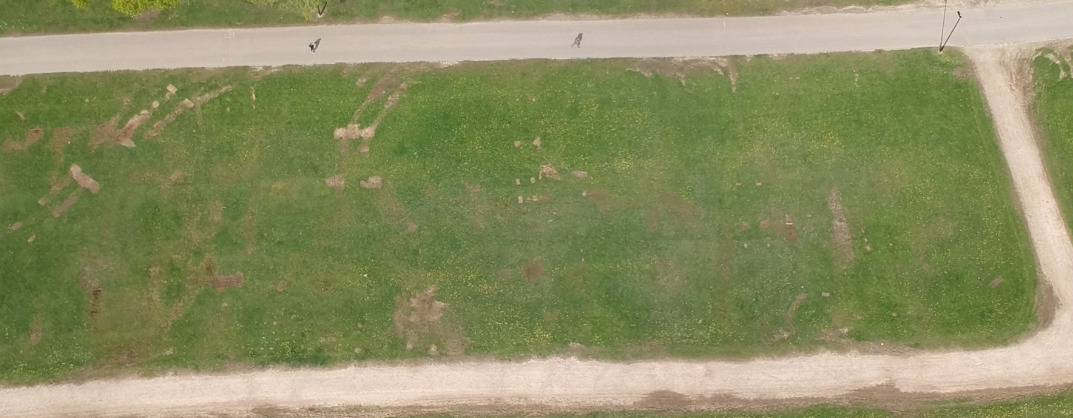
#> input picture image_difference/data/A.jpg, 1073 x 418 px
$ python comparison.py   (older library calls are emulated)
#> lines starting #> are read from the running program, lines starting #| are printed output that depends on the picture; after the words box and inside, x2 and y2 are one past the last pixel; in counts of white or black regions, pixels touching at a corner belong together; long printed decimals are rounded
import numpy as np
import matplotlib.pyplot as plt
import cv2
import imutils
from PIL import Image
from skimage.measure import compare_ssim

def mean_squared_error(imageA, imageB):
    assert imageA.shape == imageB.shape
    error = np.sum((imageA - imageB) ** 2)
    return error / (imageA.shape[0] * imageA.shape[1])

"""
score, diff
- score is a value between -1 and 1 with 1 being an absolute match
"""
def structural_similarity_index(imageA, imageB):
    assert imageA.shape == imageB.shape
    return compare_ssim(imageA, imageB, full=True)

imageA_ = Image.open('./data/A.jpg')
#> imageA_ is the input picture: PIL image 1073x418 RGB; mean R, G, B 137.8, 141.2, 97.7
imageA = imageA_.convert("L")
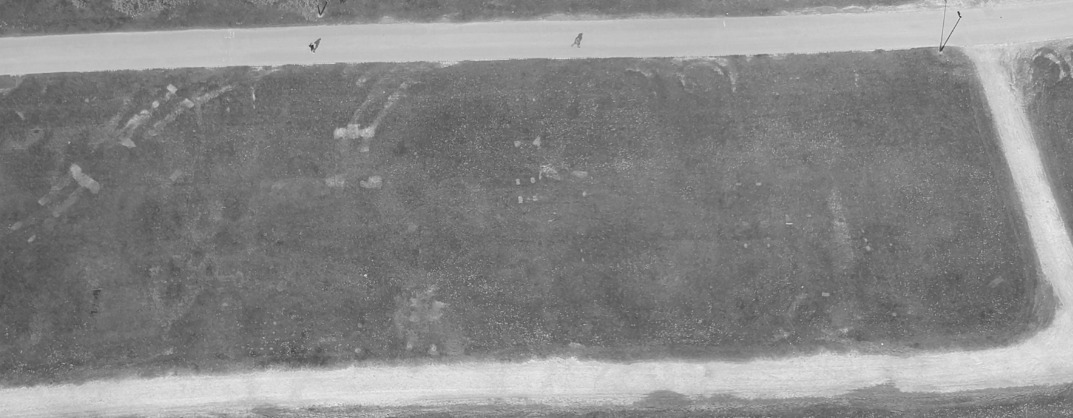
#> imageA: PIL image 1073x418 L; min 45, max 238, mean 135.2
imageB_ = Image.open('./data/B.jpg')
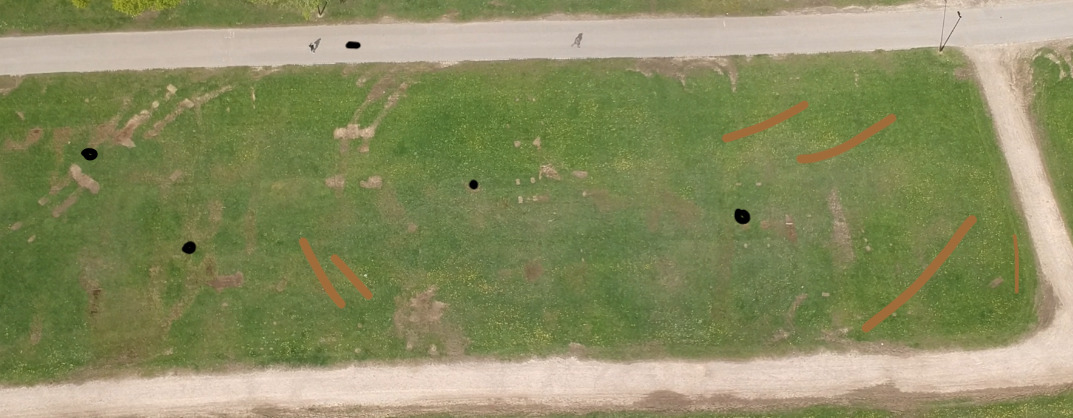
#> input picture image_difference/data/B.jpg, 1073 x 418 px
#> imageB_ is the input picture: PIL image 1073x418 RGB; mean R, G, B 138.1, 140.8, 97.4
imageB = imageB_.convert("L")

imageA_ = np.array(imageA_)
imageB_ = np.array(imageB_)
imageA = np.array(imageA)
imageB = np.array(imageB)

mse = mean_squared_error(imageA, imageB)
#> in mean_squared_error, `error = np.sum((imageA - imageB) ** 2)`: error = 374611
#> mse = 0.835
ss_index,diff = structural_similarity_index(imageA, imageB)
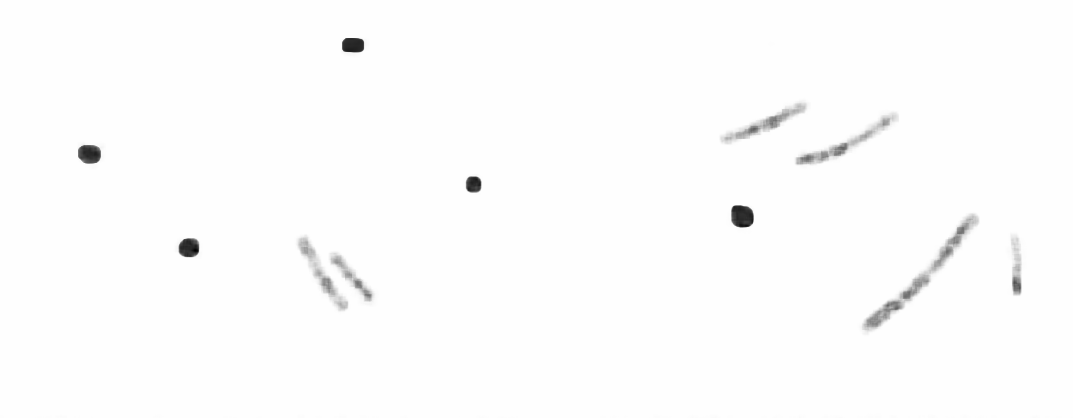
#> diff: shape (418, 1073) float64; min -0.173, max 1, mean 0.992; drawn with min black and max white
#> ss_index = 0.992
print("MSE = {:}".format(mse))
#| MSE = 0.8352
print("SS Index = {:}".format(ss_index))
#| SS Index = 0.9918

diff = (diff * 255).astype("uint8")
cv2.imshow("difference between image A and B", diff)


"""
Threshold the image differences and use that to find contours of the regions
"""
threshold = cv2.threshold(diff, 0, 255, cv2.THRESH_BINARY_INV | cv2.THRESH_OTSU )[1]
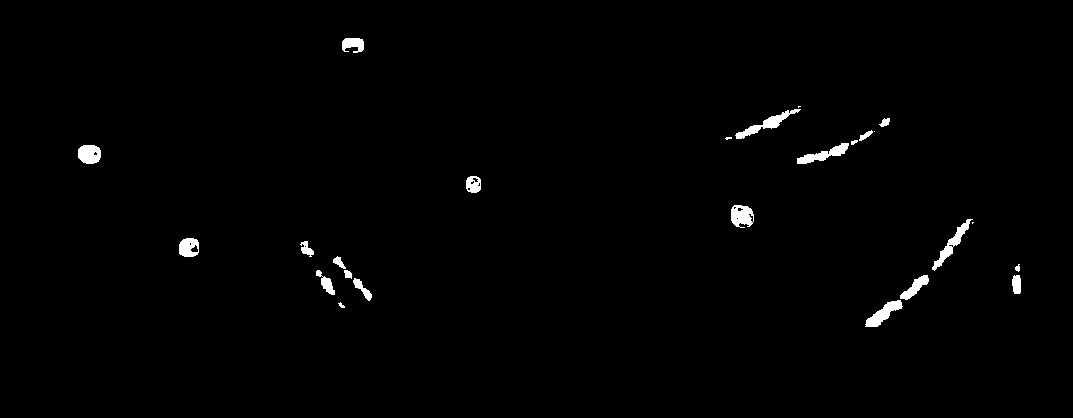
#> threshold: shape (418, 1073); 1% white; 25 white regions (4 under 20 px)
cv2.imshow("Thresholded difference", threshold)
contours = cv2.findContours(threshold.copy(), cv2.RETR_EXTERNAL, cv2.CHAIN_APPROX_SIMPLE )
#> contours = 25 contours, 7 with area under 20; largest, box (x1, y1, x2, y2) and area: (735, 109, 801, 139) 394, (932, 219, 973, 271) 383, (865, 300, 903, 327) 380, (731, 205, 754, 228) 376, (797, 143, 849, 164) 356
contours = contours[0] if imutils.is_cv2() else contours[1]

"""
Drawing rectangles around the different regions
"""
for cnt in contours:
    x,y,w,h = cv2.boundingRect(cnt)
    cv2.rectangle(imageA_, (x,y), (x+w,y+h), (0,0,255), 2)
    cv2.rectangle(imageB_, (x,y), (x+w,y+h), (0,0,255), 2)
#> this loop made 25 passes
#> (x, y, w, h) on passes 1, 2, 3, 4, 5, 6, 7, 8, 9, 10, 11, 13: (338, 302, 7, 6), (865, 300, 38, 27), (353, 278, 19, 23), (1012, 275, 9, 19), (900, 275, 29, 25), (344, 270, 8, 9), (316, 270, 19, 25), (1015, 264, 5, 8), (333, 256, 13, 13), (300, 241, 14, 16), (179, 238, 20, 19), (932, 219, 41, 52)
#> (cnt, x, y, w, h) on passes 12, 24: ([[972, 222], [972, 223], [973, 222]], 972, 222, 2, 2), ([[798, 106], [798, 107], [799, 106], [800, 106]], 798, 106, 3, 2)
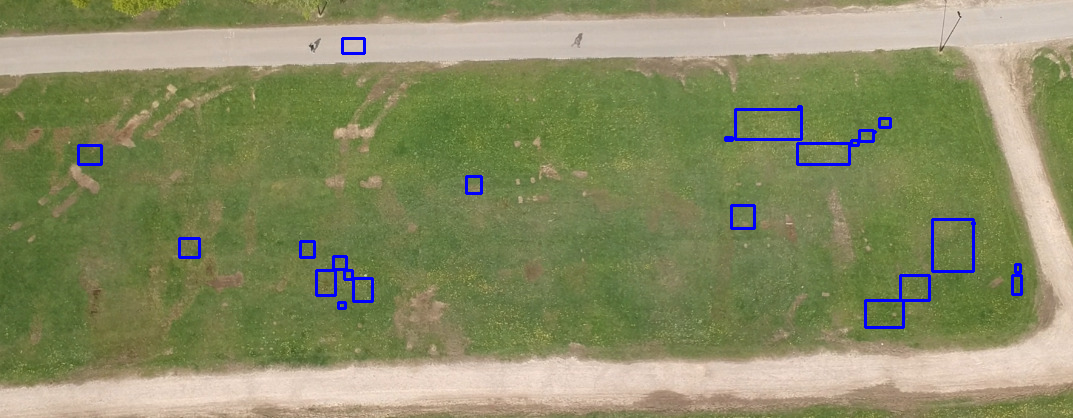
#> imageA_: shape (418, 1073, 3); 1.12% of pixels changed, all inside (x1, y1, x2, y2) = (77, 37, 1023, 329)
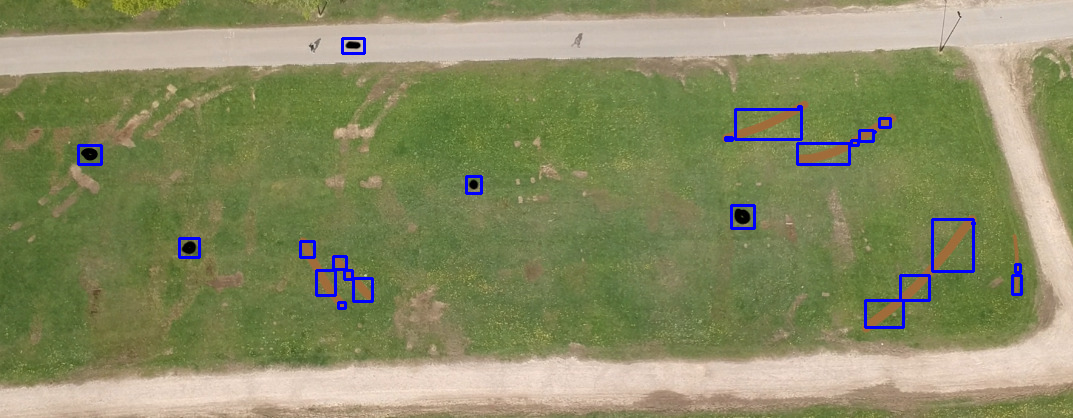
#> imageB_: shape (418, 1073, 3); 1.12% of pixels changed, all inside (x1, y1, x2, y2) = (77, 37, 1023, 329)

cv2.imshow("Original target", imageA_)
cv2.imshow("Modified target", imageB_)


cv2.waitKey(0)
